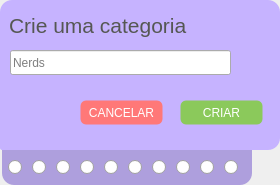
<?xml version="1.0" encoding="UTF-8"?>
<ui version="4.0">
 <class>CategoriaCard</class>
 <widget class="QWidget" name="CategoriaCard">
  <property name="enabled">
   <bool>true</bool>
  </property>
  <property name="geometry">
   <rect>
    <x>0</x>
    <y>0</y>
    <width>280</width>
    <height>185</height>
   </rect>
  </property>
  <property name="windowTitle">
   <string>Form</string>
  </property>
  <property name="styleSheet">
   <string notr="true">/*-------------------------------- Buttons --------------------------------------*/

QPushButton {
	border: 1px solid transparent;
	border-radius: 10px;
}

#pbConfirmar {
	font-family: Ubuntu;

	background-color: rgba(115, 210, 22, 180);
	border-radius: 6px;
	color: white;
}

#pbConfirmar:hover {
	font-family: Ubuntu;

	background-color: rgb(255, 253, 235);
	border-radius: 6px;
	border: 2px solid rgba(115, 210, 22, 180);
	color: rgb(85, 87, 83);
}

#pbCancelar{
	font-family: Ubuntu;

	background-color: rgb(255, 120, 120);
	border-radius: 6px;
	color: white;
}

#pbCancelar:hover {
	font-family: Ubuntu;

	background-color: rgb(255, 253, 235);
	border-radius: 6px;
	border: 2px solid rgb(255, 120, 120);
	color: rgb(85, 87, 83);
}

/*--------------------------- Labels ---------------------------*/

#lbTitulo {
	color: rgb(85, 87, 83);
/*	color: white;*/
	background-color: transparent;
	border: 0px;
	font-size: 16pt;
	font-family: Ubuntu;

	margin-left: 4px;
}


/*------------------------- Frames -----------------------------------*/
#frTop {
	background-color: rgb(198, 179, 255);
	
	border-top-left-radius: 12px;
	border-bottom-right-radius: 12px;
	border-top-right-radius: 12px;
	border-bottom-left-radius: 2px;
}

#frColors {
	background-color: rgb(174, 159, 221);
	
	border-bottom-left-radius: 12px;
	border-bottom-right-radius: 12px;
	border-top-left-radius: 0px;
	border-top-right-radius: 0px;	
}

/*------------------------ Radio Button ----------------------------------
QRadioButton::indicator::unchecked {
	background-color: rgb(252, 233, 79);
	border-radius: 6px;
}

QRadioButton::indicator::checked {
	background-color: rgb(252, 233, 79);
	border-radius: 6px;
	border: 3px solid white;
}*/</string>
  </property>
  <widget class="QFrame" name="frTop">
   <property name="geometry">
    <rect>
     <x>0</x>
     <y>0</y>
     <width>280</width>
     <height>150</height>
    </rect>
   </property>
   <property name="minimumSize">
    <size>
     <width>280</width>
     <height>150</height>
    </size>
   </property>
   <property name="maximumSize">
    <size>
     <width>150</width>
     <height>16777215</height>
    </size>
   </property>
   <property name="frameShape">
    <enum>QFrame::NoFrame</enum>
   </property>
   <property name="frameShadow">
    <enum>QFrame::Raised</enum>
   </property>
   <widget class="QLabel" name="lbTitulo">
    <property name="geometry">
     <rect>
      <x>0</x>
      <y>10</y>
      <width>281</width>
      <height>31</height>
     </rect>
    </property>
    <property name="text">
     <string>Crie uma categoria</string>
    </property>
   </widget>
   <widget class="QLineEdit" name="leNovaCategoria">
    <property name="geometry">
     <rect>
      <x>10</x>
      <y>50</y>
      <width>221</width>
      <height>25</height>
     </rect>
    </property>
    <property name="placeholderText">
     <string>Nerds</string>
    </property>
   </widget>
   <widget class="QPushButton" name="pbConfirmar">
    <property name="geometry">
     <rect>
      <x>180</x>
      <y>100</y>
      <width>83</width>
      <height>25</height>
     </rect>
    </property>
    <property name="text">
     <string>CRIAR</string>
    </property>
   </widget>
   <widget class="QPushButton" name="pbCancelar">
    <property name="geometry">
     <rect>
      <x>80</x>
      <y>100</y>
      <width>83</width>
      <height>25</height>
     </rect>
    </property>
    <property name="text">
     <string>CANCELAR</string>
    </property>
   </widget>
  </widget>
  <widget class="QFrame" name="frColors">
   <property name="geometry">
    <rect>
     <x>2</x>
     <y>150</y>
     <width>250</width>
     <height>35</height>
    </rect>
   </property>
   <property name="sizePolicy">
    <sizepolicy hsizetype="Fixed" vsizetype="Fixed">
     <horstretch>0</horstretch>
     <verstretch>0</verstretch>
    </sizepolicy>
   </property>
   <property name="minimumSize">
    <size>
     <width>250</width>
     <height>35</height>
    </size>
   </property>
   <property name="maximumSize">
    <size>
     <width>250</width>
     <height>35</height>
    </size>
   </property>
   <property name="frameShape">
    <enum>QFrame::NoFrame</enum>
   </property>
   <property name="frameShadow">
    <enum>QFrame::Raised</enum>
   </property>
   <layout class="QHBoxLayout" name="horizontalLayout">
    <property name="spacing">
     <number>2</number>
    </property>
    <property name="leftMargin">
     <number>4</number>
    </property>
    <property name="topMargin">
     <number>4</number>
    </property>
    <property name="rightMargin">
     <number>2</number>
    </property>
    <property name="bottomMargin">
     <number>4</number>
    </property>
    <item>
     <widget class="QRadioButton" name="rbCor1">
      <property name="sizePolicy">
       <sizepolicy hsizetype="Fixed" vsizetype="Fixed">
        <horstretch>0</horstretch>
        <verstretch>0</verstretch>
       </sizepolicy>
      </property>
      <property name="minimumSize">
       <size>
        <width>20</width>
        <height>20</height>
       </size>
      </property>
      <property name="maximumSize">
       <size>
        <width>20</width>
        <height>20</height>
       </size>
      </property>
      <property name="text">
       <string/>
      </property>
     </widget>
    </item>
    <item>
     <widget class="QRadioButton" name="rbCor2">
      <property name="minimumSize">
       <size>
        <width>20</width>
        <height>20</height>
       </size>
      </property>
      <property name="maximumSize">
       <size>
        <width>20</width>
        <height>20</height>
       </size>
      </property>
      <property name="text">
       <string/>
      </property>
     </widget>
    </item>
    <item>
     <widget class="QRadioButton" name="rbCor3">
      <property name="minimumSize">
       <size>
        <width>20</width>
        <height>20</height>
       </size>
      </property>
      <property name="maximumSize">
       <size>
        <width>20</width>
        <height>20</height>
       </size>
      </property>
      <property name="text">
       <string/>
      </property>
     </widget>
    </item>
    <item>
     <widget class="QRadioButton" name="rbCor4">
      <property name="minimumSize">
       <size>
        <width>20</width>
        <height>20</height>
       </size>
      </property>
      <property name="maximumSize">
       <size>
        <width>20</width>
        <height>20</height>
       </size>
      </property>
      <property name="text">
       <string/>
      </property>
     </widget>
    </item>
    <item>
     <widget class="QRadioButton" name="rbCor5">
      <property name="minimumSize">
       <size>
        <width>20</width>
        <height>20</height>
       </size>
      </property>
      <property name="maximumSize">
       <size>
        <width>20</width>
        <height>20</height>
       </size>
      </property>
      <property name="text">
       <string/>
      </property>
     </widget>
    </item>
    <item>
     <widget class="QRadioButton" name="rbCor6">
      <property name="minimumSize">
       <size>
        <width>20</width>
        <height>20</height>
       </size>
      </property>
      <property name="maximumSize">
       <size>
        <width>20</width>
        <height>20</height>
       </size>
      </property>
      <property name="text">
       <string/>
      </property>
     </widget>
    </item>
    <item>
     <widget class="QRadioButton" name="rbCor7">
      <property name="minimumSize">
       <size>
        <width>20</width>
        <height>20</height>
       </size>
      </property>
      <property name="maximumSize">
       <size>
        <width>20</width>
        <height>20</height>
       </size>
      </property>
      <property name="text">
       <string/>
      </property>
     </widget>
    </item>
    <item>
     <widget class="QRadioButton" name="rbCor8">
      <property name="minimumSize">
       <size>
        <width>20</width>
        <height>20</height>
       </size>
      </property>
      <property name="maximumSize">
       <size>
        <width>20</width>
        <height>20</height>
       </size>
      </property>
      <property name="text">
       <string/>
      </property>
     </widget>
    </item>
    <item>
     <widget class="QRadioButton" name="rbCor9">
      <property name="minimumSize">
       <size>
        <width>20</width>
        <height>20</height>
       </size>
      </property>
      <property name="maximumSize">
       <size>
        <width>20</width>
        <height>20</height>
       </size>
      </property>
      <property name="text">
       <string/>
      </property>
     </widget>
    </item>
    <item>
     <widget class="QRadioButton" name="rbCor10">
      <property name="minimumSize">
       <size>
        <width>20</width>
        <height>20</height>
       </size>
      </property>
      <property name="maximumSize">
       <size>
        <width>20</width>
        <height>20</height>
       </size>
      </property>
      <property name="text">
       <string/>
      </property>
     </widget>
    </item>
   </layout>
  </widget>
  <zorder>frColors</zorder>
  <zorder>frTop</zorder>
 </widget>
 <resources/>
 <connections/>
</ui>
